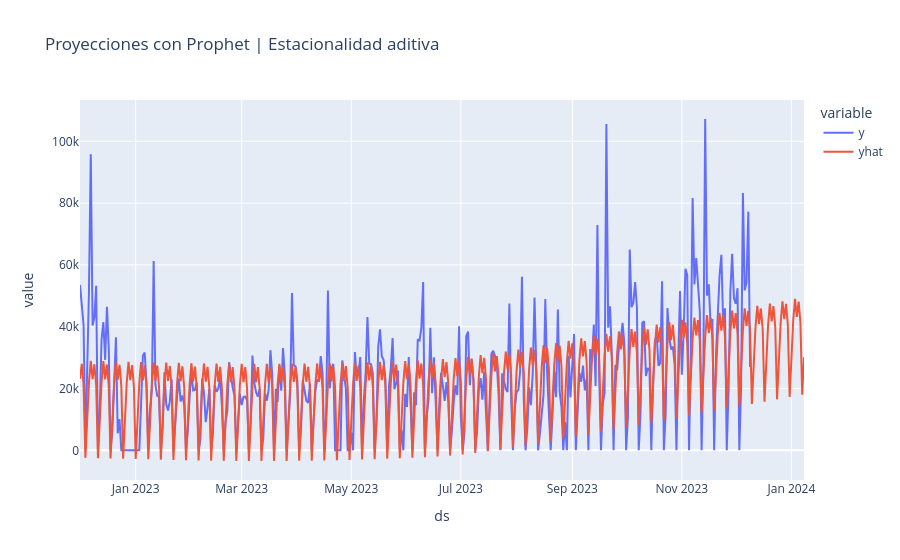

The notebook cell saved with this chart:
### Markdown cell above
En el gráfico anterior se representa la predicción del modelo (línea azul) junto con su intervalo de incertidumbre (sombreado azul claro). Este intervalo indica el rango dentro del cual se espera que se encuentren las ventas reales.
- Se observa que algunos puntos de la serie real quedan fuera de este intervalo, lo que indica la presencia de valores atípicos o picos de demanda puntuales que el modelo no es capaz de predecir.
- En cuanto a la proyección del mes futuro, sigue la tendencia de la serie y la estacionalidad. 

Ahora vamos a analizar este modelo según la estacionalidad aditiva o multiplicativa.

### Code cell
# Concatenar datasets para comparar in-and-out samples

px.line(pd.concat([df_prophet_uk.set_index('ds')['y'], forecast_p_uk.set_index('ds')['yhat']], axis = 1), title = 'Proyecciones con Prophet | Estacionalidad aditiva')

### Figure 1 — Plotly figure (JSON) as saved in the notebook; plotly's stock layout.template omitted (floating-point values rounded to 4 significant figures; data arrays with more than 128 entries replaced by an {"elided": "..."} marker saying what was removed)
{"data": [{"hovertemplate": "variable=y<br>ds=%{x}<br>value=%{y}<extra></extra>", "legendgroup": "y", "line": {"color": "#636efa", "dash": "solid"}, "marker": {"symbol": "circle"}, "mode": "lines", "name": "y", "orientation": "v", "showlegend": true, "type": "scatter", "x": {"elided": "404 str values"}, "xaxis": "x", "y": {"elided": "404 float values"}, "yaxis": "y"}, {"hovertemplate": "variable=yhat<br>ds=%{x}<br>value=%{y}<extra></extra>", "legendgroup": "yhat", "line": {"color": "#EF553B", "dash": "solid"}, "marker": {"symbol": "circle"}, "mode": "lines", "name": "yhat", "orientation": "v", "showlegend": true, "type": "scatter", "x": {"elided": "404 str values"}, "xaxis": "x", "y": {"elided": "404 float values"}, "yaxis": "y"}], "layout": {"legend": {"title": {"text": "variable"}, "tracegroupgap": 0}, "title": {"text": "Proyecciones con Prophet | Estacionalidad aditiva"}, "xaxis": {"anchor": "y", "domain": [0, 1], "title": {"text": "ds"}}, "yaxis": {"anchor": "x", "domain": [0, 1], "title": {"text": "value"}}}}
